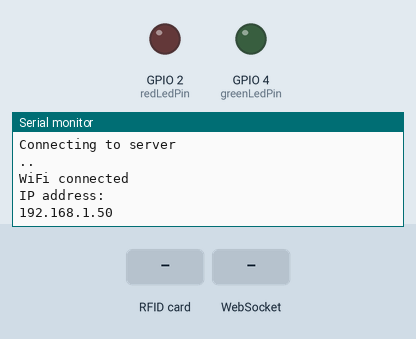
Bench run of a sketch on a simulated ESP32. On the bench: output pins drawn as LEDs (lit = HIGH), the last lines printed to the serial monitor. The inputs (shaded band) are chosen by the test bench. WiFi joins after 1.5 s; servers stay silent unless stated.

Above: at 3.2 s.
3.3 s: RFID card 5E 7A 19 C4 held to the reader
At 4.0 s:
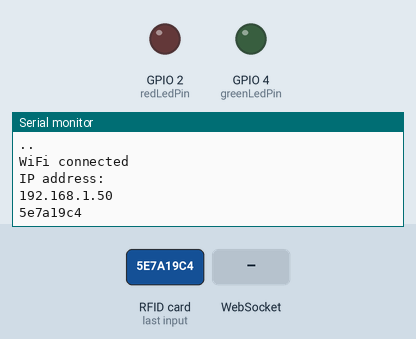
4.8 s: WebSocket text "1" received
At 6.2 s:
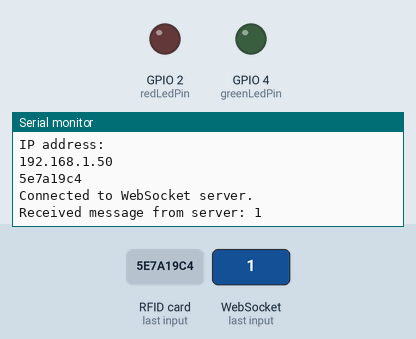

Measured:
- after the input at 3.3 s, the serial monitor: prints a new line at once (image 1)
- after the input at 4.8 s, the serial monitor: prints a new line at once (image 2)

The sketch:

attendance_system.ino
```cpp
#include <WiFi.h>
#include <WebSocketsClient.h>
#include <MFRC522.h>

// WiFi credentials
const char* ssid = "server";
const char* password = "12345678";


// RFID reader configuration
#define RST_PIN   22
#define SS_PIN    21
MFRC522 rfid(SS_PIN, RST_PIN);

// WebSocket client
WebSocketsClient webSocket;

int redLedPin = 2;
int greenLedPin = 4;
bool ledState = false;


void setup() {
  pinMode(redLedPin, OUTPUT);
  pinMode(greenLedPin, OUTPUT);
  Serial.begin(115200);
  delay(10);

// We start by connecting to a WiFi network

  Serial.println();
  Serial.println();
  Serial.print("Connecting to ");
  Serial.println(ssid);

  // Connect to WiFi
  WiFi.begin(ssid, password);
  while (WiFi.status() != WL_CONNECTED) {
    delay(1000);
    Serial.print(".");
  }

  Serial.println("");
    Serial.println("WiFi connected");
    Serial.println("IP address: ");
    Serial.println(WiFi.localIP());

  // Connect to WebSocket server
  // server address, port and URL
  //webSocket.begin("192.168.43.171", 81, "/");
  webSocket.begin("https://attendance-system-zmr0.onrender.com", 10000, "/");

  // event handler
  webSocket.onEvent(onWebSocketEvent);

  // try ever 5000 again if connection has failed
	webSocket.setReconnectInterval(5000);

  // Initialize RFID reader
  SPI.begin();
  rfid.PCD_Init();
}

void loop() {
  // Check for new RFID tag detections
  if (rfid.PICC_IsNewCardPresent() && rfid.PICC_ReadCardSerial()) {
    // Convert tag UID to string
    String tagId = "";
    for (byte i = 0; i < rfid.uid.size; i++) {
      tagId += String(rfid.uid.uidByte[i], HEX);
    }
    Serial.println(tagId);
    // Send tag ID to server via WebSocket
    webSocket.sendTXT(tagId);

    // Clear tag UID buffer
    rfid.PICC_HaltA();
    rfid.PCD_StopCrypto1();
  }
  webSocket.loop();
}

void onWebSocketEvent(WStype_t type, uint8_t* payload, size_t length) {
  switch (type) {
    case WStype_DISCONNECTED:
      Serial.println("Disconnected from WebSocket server.");
      break;
    case WStype_CONNECTED:
      Serial.println("Connected to WebSocket server.");
      break;
    case WStype_TEXT:
      Serial.print("Received message from server: ");
      Serial.println((char*)payload);
      if (strcmp((char*)payload, "GREEN_ON") == 0) {
        digitalWrite(greenLedPin, HIGH);
        delay(1000);
      } else if (strcmp((char*)payload, "GREEN_OFF") == 0) {
        digitalWrite(greenLedPin, LOW);
      } else if (strcmp((char*)payload, "RED_ON") == 0) {
        digitalWrite(redLedPin, HIGH);
        delay(1000);
      } else if (strcmp((char*)payload, "RED_OFF") == 0) {
        digitalWrite(redLedPin, LOW);
        delay(1000);
      }
      break;
  }
}
```
